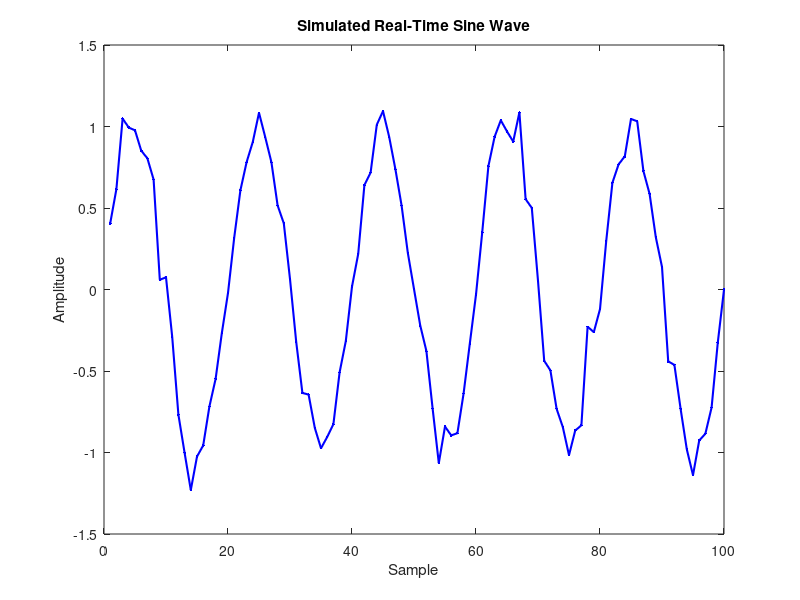

This chart was generated by the following MATLAB code:

figure;
h = plot(NaN, NaN, 'b.-', 'LineWidth', 1.5);
xlim([0 100]); ylim([-1.5 1.5]);
xlabel('Sample'); ylabel('Amplitude');
title('Simulated Real-Time Sine Wave');

x = [];
y = [];

for i = 1:100
    new_x = i;
    new_y = sin(2*pi*0.05*i) + 0.1*randn();  

    x = [x new_x];
    y = [y new_y];

    
    set(h, 'XData', x, 'YData', y);
    drawnow;

    pause(0.05); 
end